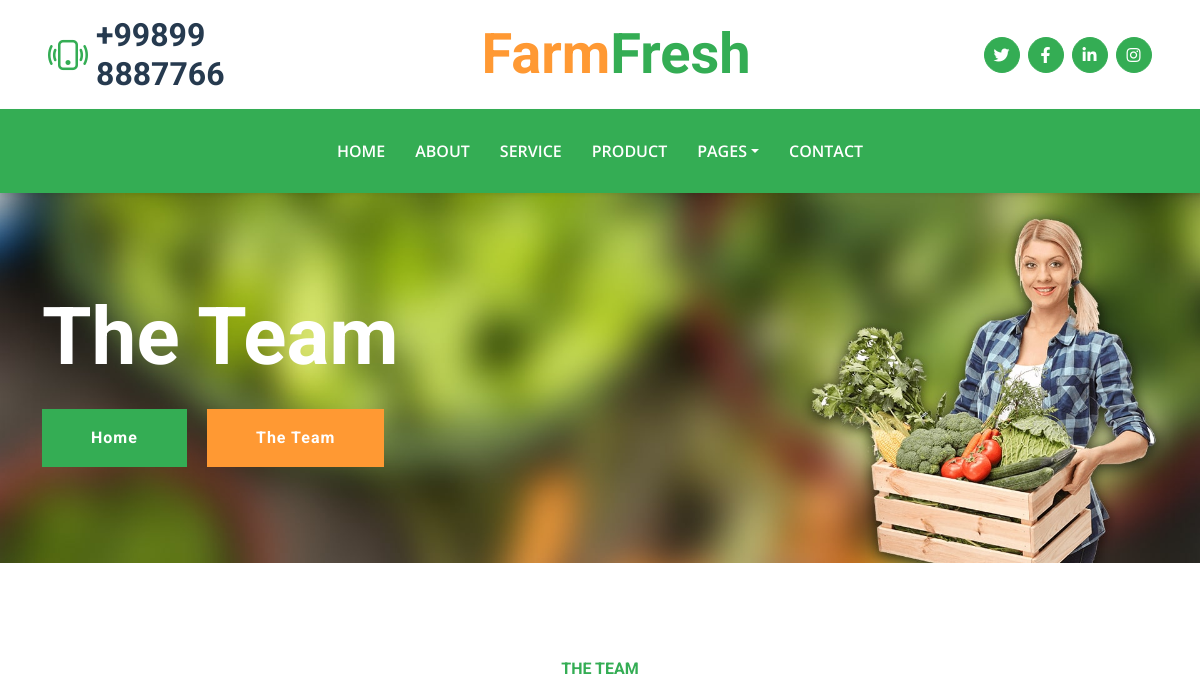
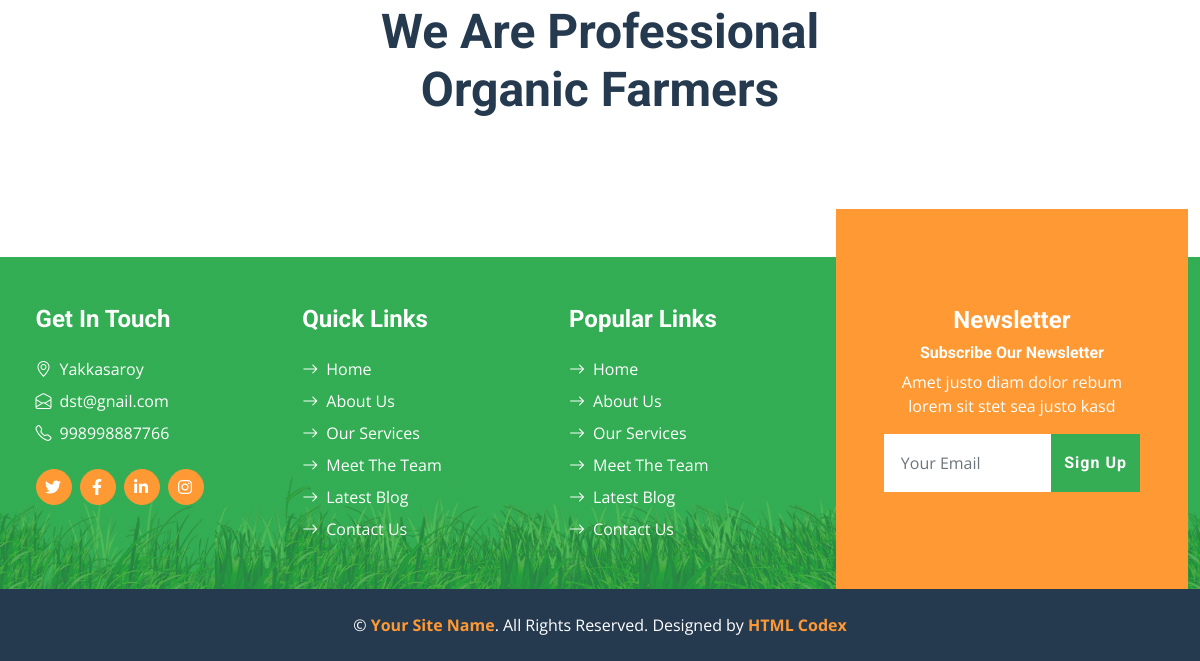
Before: /team/ with the older database file (2 pictures, top to bottom).
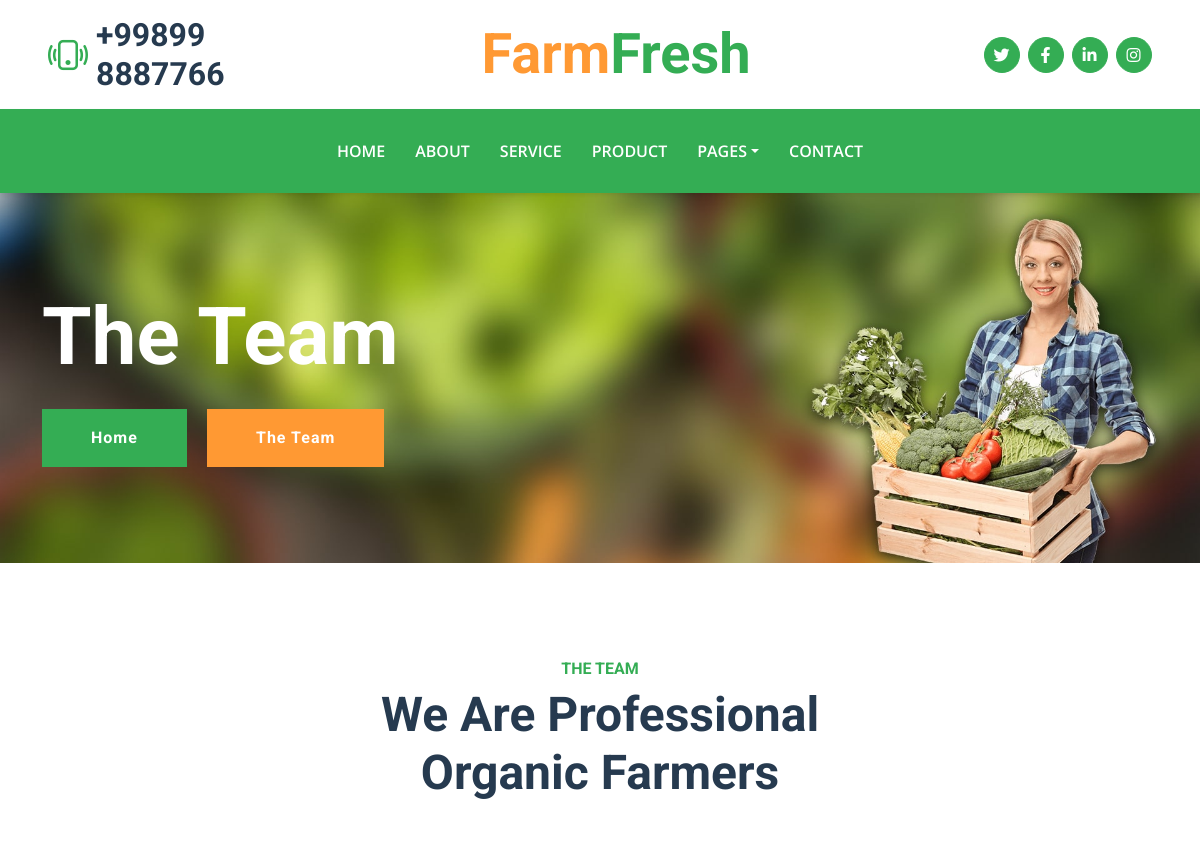
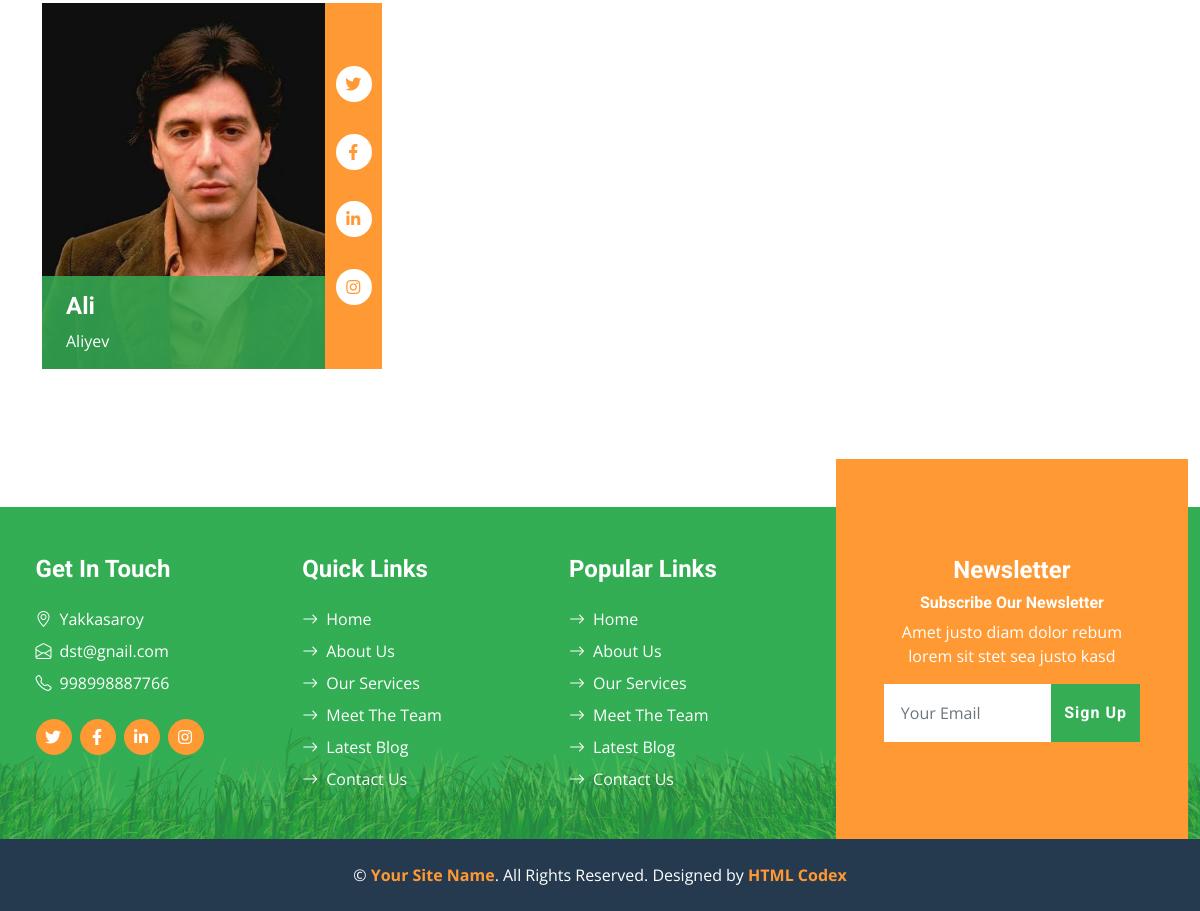
After: the same page with the newer database file (2 pictures, top to bottom).
### farmfresh/models.py (models this page shows, shortened)
class AboutUs(models.Model):
    adress = models.CharField(max_length=255)
    email = models.EmailField()
    phone_number = models.CharField(max_length=255)
    city = models.ForeignKey(City, on_delete=models.CASCADE)

class Farmer(models.Model):
    first_name = models.CharField(max_length=50)
    last_name = models.CharField(max_length=50)
    designation = models.CharField(max_length=50)
    email = models.CharField(max_length=50)
    contact_number = models.CharField(max_length=50)
    city = models.ForeignKey(City, on_delete=models.CASCADE)
    adress = models.CharField(max_length=100)
    image = models.ImageField(upload_to = 'mobile_images', null=None)

### farmfresh/views.py (the view, shortened to what this page needs)
# urls.py: path('team/', team, name = 'team'),
def team(request):
    farmersdisplay = Farmer.objects.all()
    aboutdisplay = AboutUs.objects.all()
    context = {"Farmer":farmersdisplay, 'AboutUs': aboutdisplay}
    return render(request, 'team.html', context)

### templates/team.html (shortened to what the changed rows need)
{% load static %}
{% load i18n %}
<!DOCTYPE html>
<html lang="en">
<head>
    <link href="https://cdnjs.cloudflare.com/ajax/libs/font-awesome/5.15.0/css/all.min.css" rel="stylesheet">
    <link href="https://cdn.jsdelivr.net/npm/bootstrap-icons@1.4.1/font/bootstrap-icons.css" rel="stylesheet">
    <link href="{% static 'css/assets/owl.carousel.min.css' %}" rel="stylesheet">
    <link href="{% static 'css/bootstrap.min.css' %}" rel="stylesheet">
    <link href="{% static 'css/style.css' %}" rel="stylesheet">
</head>
<body>
    <div class="container-fluid px-5 d-none d-lg-block">
        <div class="row gx-5 py-3 align-items-center">
            <div class="col-lg-3">
                <div class="d-flex align-items-center justify-content-start">
                    <h2 class="mb-0">+99899 8887766</h2>
                </div>
            </div>
            <div class="col-lg-6">
                <div class="d-flex align-items-center justify-content-center">
                    <a href="" class="navbar-brand ms-lg-5">
                        <h1 class="m-0 display-4 text-primary"><span class="text-secondary">{% trans "Farm" %}</span>{% trans "Fresh"%}</h1>
                    </a>
                </div>
            </div>
        </div>
    </div>
    <div class="container-fluid bg-primary py-5 bg-hero mb-5">
        <div class="container py-5">
            <div class="row justify-content-start">
                <div class="col-lg-8 text-center text-lg-start">
                    <h1 class="display-1 text-white mb-md-4">{% trans "The Team" %}</h1>
                </div>
            </div>
        </div>
    </div>
    <div class="container-fluid py-5">
        <div class="container">
            <div class="mx-auto text-center mb-5" style="max-width: 500px;">
                <h1 class="display-5">{% trans "We Are Professional Organic Farmers" %}</h1>
            </div>
            <div class="row g-5">
                {% for farmer in Farmer%}
                <div class="col-lg-4 col-md-6">
                    <div class="row g-0">
                        <div class="col-10">
                            <div class="position-relative">
                                <img class="img-fluid w-100" src="{{farmer.image.url}}" alt="">
                                <div class="position-absolute start-0 bottom-0 w-100 py-3 px-4"
                                    style="background: rgba(52, 173, 84, .85);">
                                    <h4 class="text-white">{{farmer.first_name}}</h4>
                                    <span class="text-white">{{farmer.last_name}}</span>
                                </div>
                            </div>
                        </div>
                        <div class="col-2">
                            <div
                                class="h-100 d-flex flex-column align-items-center justify-content-around bg-secondary py-5">
                                <a class="btn btn-square rounded-circle bg-white" href="#"><i
                                        class="fab fa-twitter text-secondary"></i></a>
                                <a class="btn btn-square rounded-circle bg-white" href="#"><i
                                        class="fab fa-facebook-f text-secondary"></i></a>
                                <a class="btn btn-square rounded-circle bg-white" href="#"><i
                                        class="fab fa-linkedin-in text-secondary"></i></a>
                                <a class="btn btn-square rounded-circle bg-white" href="#"><i
                                        class="fab fa-instagram text-secondary"></i></a>
                            </div>
                        </div>
                    </div>
                </div>
                {%endfor%}
            </div>
        </div>
    </div>
    <div class="container-fluid bg-footer bg-primary text-white mt-5">
        <div class="footer">
            <div class="row gx-5">
                <div class="col-lg-8 col-md-6">
                    <div class="row gx-5">
                        <div class="col-lg-4 col-md-12 pt-5 mb-5">
                            {% for item in AboutUs %}
                            {% if item.id == 1 %}
                            <h4 class="text-white mb-4">Get In Touch</h4>
                            <div class="d-flex mb-2">
                                <i class="bi bi-geo-alt text-white me-2"></i>
                                <p class="text-white mb-0">{{item.adress}}</p>
                            </div>
                            <div class="d-flex mb-2">
                                <i class="bi bi-envelope-open text-white me-2"></i>
                                <p class="text-white mb-0">{{item.email}}</p>
                            </div>
                            <div class="d-flex mb-2">
                                <i class="bi bi-telephone text-white me-2"></i>
                                <p class="text-white mb-0">{{item.phone_number}}</p>
                            </div>
                            <div class="d-flex mt-4">
                                <a class="btn btn-secondary btn-square rounded-circle me-2"
                                    href="https://www.twitter.com/"><i class="fab fa-twitter"></i></a>
                                <a class="btn btn-secondary btn-square rounded-circle me-2"
                                    href="https://www.facebook.com/"><i class="fab fa-facebook-f"></i></a>
                                <a class="btn btn-secondary btn-square rounded-circle me-2"
                                    href="https://www.linkedin.com/"><i class="fab fa-linkedin-in"></i></a>
                                <a class="btn btn-secondary btn-square rounded-circle" href="https://www.instagram.com/"><i
                                        class="fab fa-instagram"></i></a>
                            </div>
                            {%endif%}
                            {%endfor%}
                        </div>
                    </div>
                </div>
            </div>
        </div>
    </div>
</body>
</html>

Changed rows visible on the page:
added Farmer: image (picture), first_name "Ali", last_name "Aliyev"
